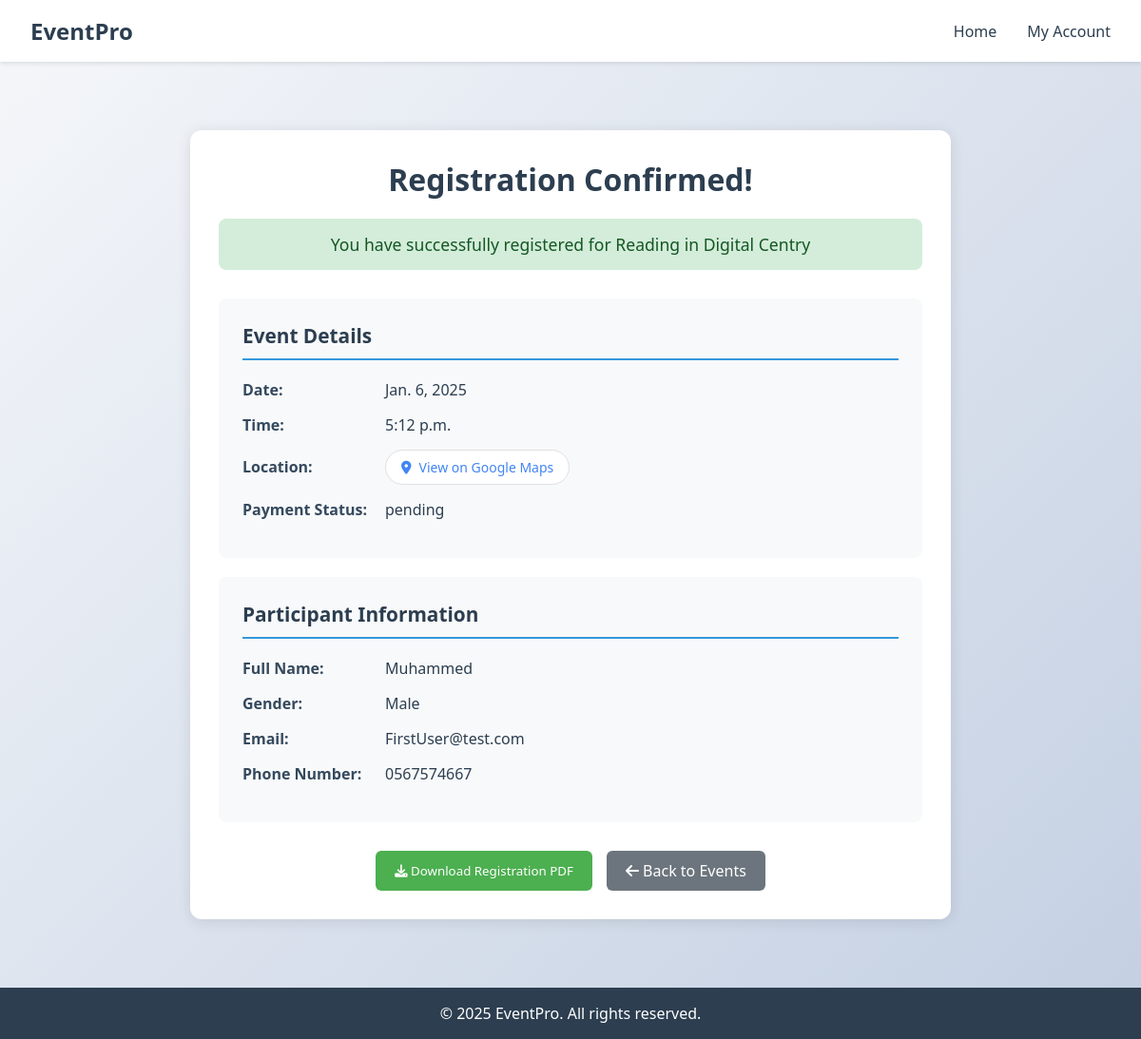
Page /event/registration/10/confirmation/ (signed in) on the committed database.
### User_app/models.py (models this page shows, shortened)
class Event(models.Model):
    EventID = models.AutoField(primary_key=True)
    EventType = models.CharField(max_length=50)
    EventTitle = models.CharField(max_length=70)
    EventDescription = models.TextField()
    EventDate = models.DateField()
    EventTime = models.TimeField()
    EventCost = models.CharField(max_length=20, default='Free')
    EventLocation = models.CharField(max_length=70)
    EventCapacity = models.PositiveIntegerField(null=True, blank=True)
    current_participants = models.PositiveIntegerField(default=0)
    form_configured = models.BooleanField(default=False)

class EventRegistration(models.Model):
    PAYMENT_METHODS = [
        ('credit_card', 'Credit Card'),
        ('debit_card', 'Debit Card'),
        ('cash', 'Cash'),
    ]
    event = models.ForeignKey(Event, on_delete=models.CASCADE)
    user = models.ForeignKey(User, on_delete=models.CASCADE)
    registration_data = models.JSONField()
    created_at = models.DateTimeField(auto_now_add=True)
    payment_method = models.CharField(
        max_length=20,
        choices=PAYMENT_METHODS,
        null=True,
        blank=True
    )
    payment_status = models.CharField(
        max_length=20,
        choices=[
            ('pending', 'Pending'),
            ('completed', 'Completed'),
            ('failed', 'Failed'),
            ('not_required', 'Not Required'),
        ],
        default='not_required'
    )
    class Meta:
        unique_together = ['event', 'user']

class EventFormField(models.Model):
    FIELD_TYPES = [
        ('text', 'Text Input'),
        ('email', 'Email'),
        ('number', 'Number'),
        ('select', 'Dropdown'),
        ('date', 'Date'),
        ('time', 'Time'),
    ]
    event = models.ForeignKey(Event, on_delete=models.CASCADE, related_name='form_fields')
    field_name = models.CharField(max_length=100)
    field_type = models.CharField(max_length=20, choices=FIELD_TYPES)
    is_required = models.BooleanField(default=True)
    choices = models.TextField(blank=True, null=True, help_text="Comma-separated choices for dropdown")

### User_app/views.py (the view)
# urls.py: path('event/registration/<int:registration_id>/confirmation/', views.registration_confirmation, name='registration_confirmation'),
@login_required
def registration_confirmation(request, registration_id):
    registration = get_object_or_404(EventRegistration, id=registration_id, user=request.user)
    event = registration.event
    context = {
        'registration': registration,
        'event': event,
        'user': request.user,
        'date': datetime.now().strftime('%B %d, %Y')
    }
    return render(request, 'Participant_Pages/registration_confirmation.html', context)

### User_app/templatetags/custom_filters.py (called while the page is built)
@register.filter(name='get_dict_value')
def get_dict_value(registration_data, field):
    field_key = f"field_{field.id}"
    value = registration_data.get(field_key)
    if value is None:
        for key, val in registration_data.items():
            if key == field.field_name.lower().replace(' ', '_'):
                return val
    return value if value is not None else ''

### User_app/templates/Participant_Pages/registration_confirmation.html (shortened to what this page needs)
{% extends 'base.html' %}
{% load custom_filters %}
{% block extra_head %}
<link rel="stylesheet" href="https://cdnjs.cloudflare.com/ajax/libs/font-awesome/6.0.0/css/all.min.css">
{% endblock %}
{% block content %}
<div class="confirmation-container">
    <div class="confirmation-header">
        <h1 class="confirmation-title">Registration Confirmed!</h1>
        <div class="success-message">
            You have successfully registered for {{ event.EventTitle }}
        </div>
    </div>
    <div class="event-details">
        <h2 class="details-title">Event Details</h2>
        <div class="detail-row">
            <span class="detail-label">Date:</span>
            <span class="detail-value">{{ event.EventDate }}</span>
        </div>
        <div class="detail-row">
            <span class="detail-label">Time:</span>
            <span class="detail-value">{{ event.EventTime }}</span>
        </div>
        <div class="detail-row">
            <span class="detail-label">Location:</span>
            <div class="location-value">
                {% if event.EventLocation %}
                    <a href="{{ event.EventLocation }}" target="_blank" class="location-link">
                        <i class="fas fa-map-marker-alt"></i>
                        View on Google Maps
                    </a>
                {% else %}
                    <span class="value">No location specified</span>
                {% endif %}
            </div>
        </div>
        {% if event.EventCost != 'Free' %}
        <div class="detail-row">
            <span class="detail-label">Payment Status:</span>
            <span class="detail-value">{{ registration.payment_status }}</span>
        </div>
        {% endif %}
    </div>
    <div class="event-details">
        <h2 class="details-title">Participant Information</h2>
        {% for field in event.form_fields.all %}
            <div class="detail-row">
                <span class="detail-label">{{ field.field_name }}:</span>
                <span class="detail-value">
                    {{ registration.registration_data|get_dict_value:field }}
                </span>
            </div>
        {% endfor %}
    </div>
    <div class="action-buttons">
        <button onclick="generatePDF()" class="btn btn-download">
            <i class="fas fa-download"></i> Download Registration PDF
        </button>
        <a href="{% url 'home' %}" class="btn btn-back">
            <i class="fas fa-arrow-left"></i> Back to Events
        </a>
    </div>
</div>
{% endblock %}

### User_app/templates/Participant_Pages/registration_confirmation.html (style rules this page uses)
.confirmation-container { max-width: 800px; margin: 40px auto; padding: 30px; background: white; border-radius: 12px; box-shadow: 0 2px 15px rgba(0, 0, 0, 0.1); }
.confirmation-header { text-align: center; margin-bottom: 30px; }
.confirmation-title { color: #2c3e50; font-size: 2rem; margin-bottom: 10px; }
.success-message { background-color: #d4edda; color: #155724; padding: 15px 20px; border-radius: 8px; margin: 20px 0; text-align: center; font-size: 1.1rem; }
.event-details { background-color: #f8f9fa; padding: 25px; border-radius: 8px; margin: 20px 0; }
.details-title { color: #2c3e50; font-size: 1.3rem; margin-bottom: 20px; padding-bottom: 10px; border-bottom: 2px solid #3498db; }
.detail-row { display: flex; margin-bottom: 15px; align-items: baseline; }
.detail-label { font-weight: 600; width: 150px; color: #34495e; }
.detail-value { color: #2c3e50; }
.location-value { display: flex; flex-direction: column; gap: 8px; }
.location-link { display: inline-flex; align-items: center; gap: 8px; padding: 8px 16px; background-color: #fff; color: #4285f4; text-decoration: none; border-radius: 20px; font-size: 14px; transition: all 0.3s ease; border: 1px solid #e0e0e0; width: fit-content; }
.location-link i { color: #4285f4; font-size: 14px; }
.action-buttons { display: flex; gap: 15px; justify-content: center; margin-top: 30px; }
.btn { padding: 10px 20px; border-radius: 6px; text-decoration: none; font-weight: 500; transition: all 0.3s ease; }
.btn-download { background-color: #4CAF50; color: white; border: none; cursor: pointer; }
.btn-back { background-color: #6c757d; color: white; }

### User_app/templates/base.html (style rules this page uses)
* { margin: 0; padding: 0; box-sizing: border-box; font-family: 'Segoe UI', Tahoma, Geneva, Verdana, sans-serif; }
body { background: linear-gradient(135deg, #f5f7fa 0%, #c3cfe2 100%); min-height: 100vh; display: flex; flex-direction: column; }

### rows in the picture
Event: EventTitle "Reading in Digital Centry", EventDate "Jan. 6, 2025", EventTime "5:12 p.m."
EventRegistration: payment_status "pending", registration_data|get_dict_value "Muhammed", registration_data|get_dict_value "Male", registration_data|get_dict_value "FirstUser@test.com", registration_data|get_dict_value "0567574667"
EventFormField: field_name "Full Name"
EventFormField: field_name "Gender"
EventFormField: field_name "Email"
EventFormField: field_name "Phone Number"
